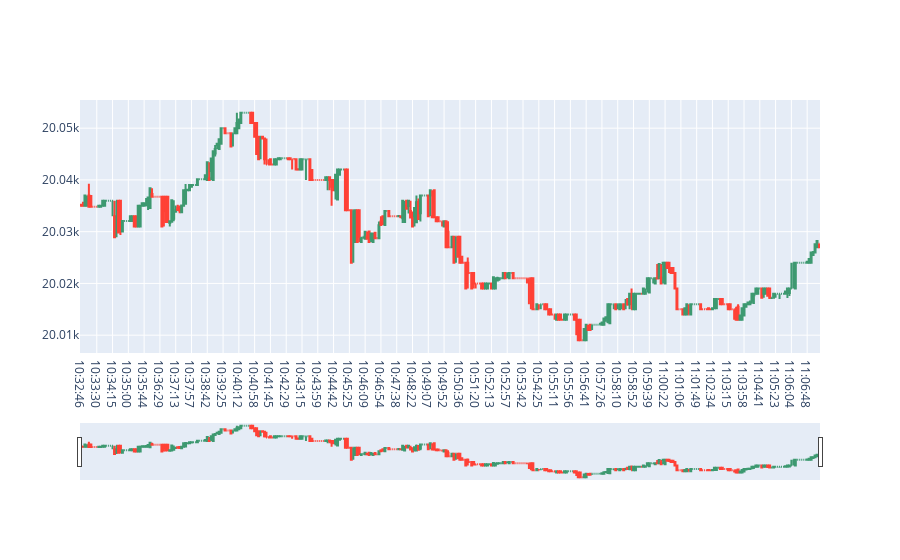

Source (notebook cell):
### Code cell
plot_rate(5) #Check plot_rate_5 for output

### Figure 1 — Plotly figure (JSON) as saved in the notebook; plotly's stock layout.template omitted (floating-point values rounded to 4 significant figures; data arrays with more than 128 entries replaced by an {"elided": "..."} marker saying what was removed)
{"data": [{"close": {"elided": "375 float values"}, "high": {"elided": "375 float values"}, "low": {"elided": "375 float values"}, "open": {"elided": "375 float values"}, "type": "candlestick", "x": {"elided": "375 str values"}}], "layout": {}}
